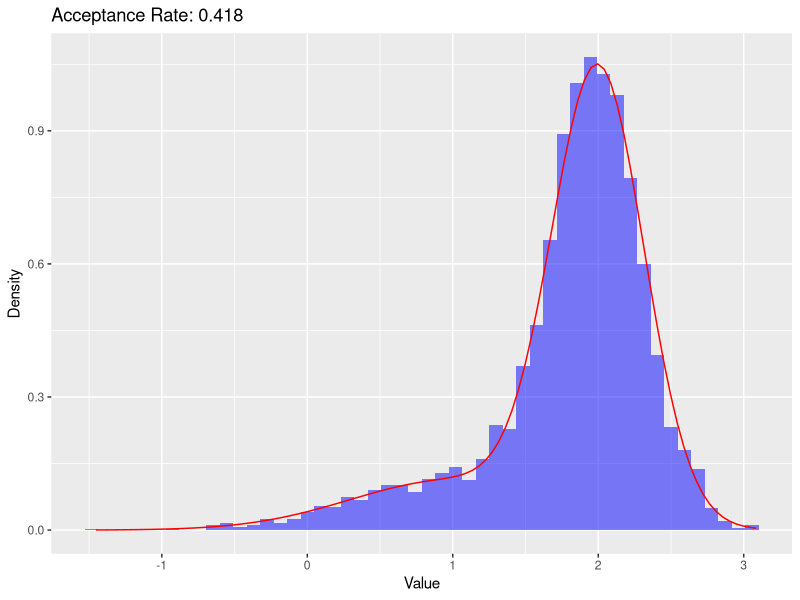
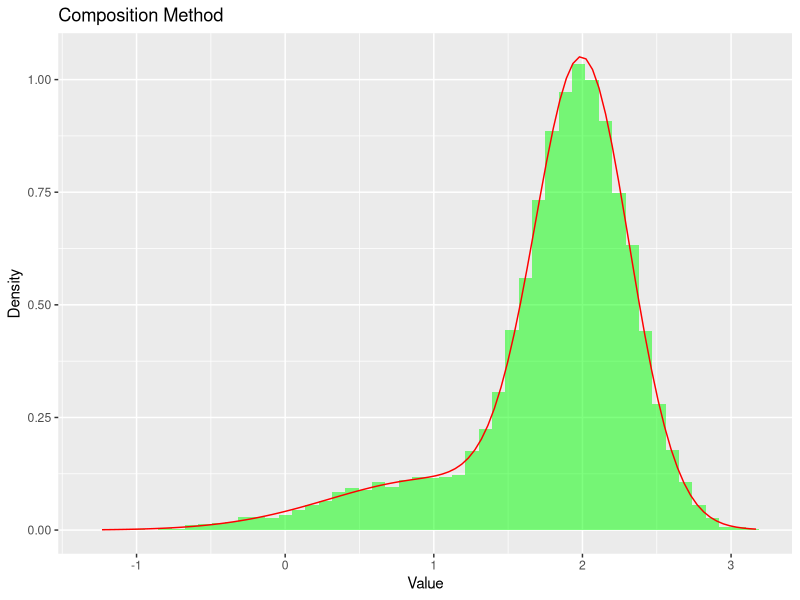

The R script that drew these images, in order:
# Load necessary library
library(ggplot2)

# Parameters for the mixture distribution
alpha1 <- 0.2
mu1 <- 1
sigma1 <- sqrt(0.5)
alpha2 <- 0.8
mu2 <- 2
sigma2 <- sqrt(0.1)

# Fine-tuned proposal distribution parameters (Example)
mu_q <- 1.6
sigma_q <- sqrt(0.6)

# Number of samples
n_samples <- 10000

# Precompute the maximum ratio for global c
x_vals <- seq(-2, 6, length.out = 10000)  # Extend range to cover the distributions better
p_x_vals <- alpha1 * dnorm(x_vals, mean = mu1, sd = sigma1) + alpha2 * dnorm(x_vals, mean = mu2, sd = sigma2)
q_x_vals <- dnorm(x_vals, mean = mu_q, sd = sigma_q)
c <- max(p_x_vals / q_x_vals)

# Rejection sampling
samples <- numeric(n_samples)
accepted <- 0

for (i in 1:n_samples) {
  # Sample from the proposal distribution
  x <- rnorm(1, mean = mu_q, sd = sigma_q)
  
  # Mixture pdf
  p_x <- alpha1 * dnorm(x, mean = mu1, sd = sigma1) + alpha2 * dnorm(x, mean = mu2, sd = sigma2)
  
  # Proposal pdf
  q_x <- dnorm(x, mean = mu_q, sd = sigma_q)
  
  # Acceptance criterion
  u <- runif(1)
  if (u < (p_x / (c * q_x))) {
    samples[accepted + 1] <- x
    accepted <- accepted + 1
  }
}

# Trim the samples array to the accepted length
samples <- samples[1:accepted]

# Calculate acceptance rate
acceptance_rate <- accepted / n_samples

# Output results
cat("Acceptance Rate:", acceptance_rate, "\n")

# Plotting the results
ggplot(data.frame(samples), aes(x = samples)) +
  geom_histogram(aes(y = ..density..), bins = 50, fill = 'blue', alpha = 0.5) +
  stat_function(fun = function(x) {
    alpha1 * dnorm(x, mean = mu1, sd = sigma1) + alpha2 * dnorm(x, mean = mu2, sd = sigma2)
  }, color = 'red') +
  labs(title = paste("Acceptance Rate:", round(acceptance_rate, 4))) +
  xlab("Value") + ylab("Density")

# Composition method
n_comp_samples1 <- round(n_samples * alpha1)
samples1 <- rnorm(n_comp_samples1, mean = mu1, sd = sigma1)
n_comp_samples2 <- round(n_samples * alpha2)
samples2 <- rnorm(n_comp_samples2, mean = mu2, sd = sigma2)

# Combined samples
comp_samples <- c(samples1, samples2)

# Plotting the composition method results
ggplot(data.frame(comp_samples), aes(x = comp_samples)) +
  geom_histogram(aes(y = ..density..), bins = 50, fill = 'green', alpha = 0.5) +
  stat_function(fun = function(x) {
    alpha1 * dnorm(x, mean = mu1, sd = sigma1) + alpha2 * dnorm(x, mean = mu2, sd = sigma2)
  }, color = 'red') +
  labs(title = "Composition Method") +
  xlab("Value") + ylab("Density")
